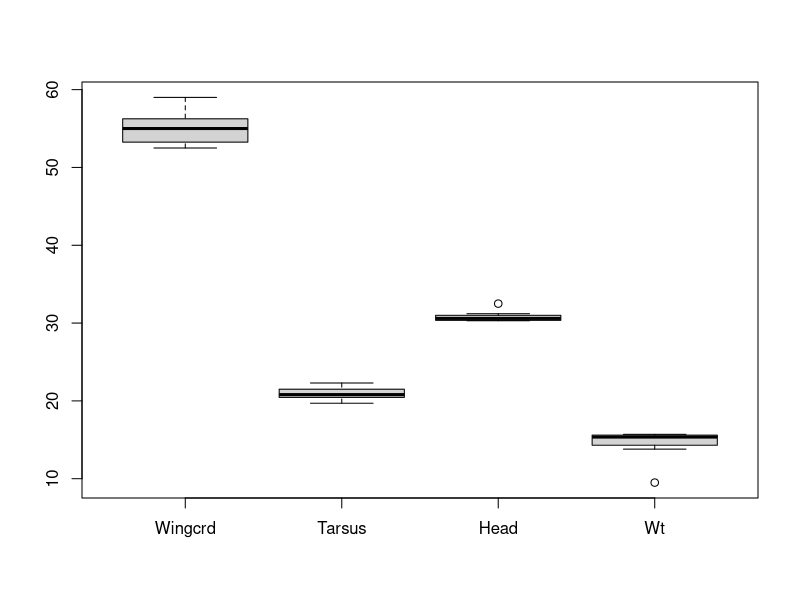

R code for this plot:
#EJERCICIO 5.
#Media, mediana y moda
Tarsus <- c(22.3, 19.7, 20.8, 20.3, 20.8, 21.5, 20.6,
            21.5)
Head <- c(31.2, 30.4, 30.6, 30.3, 30.3, 30.8, 32.5,
            NA)
Wt <- c(9.5, 13.8, 14.8, 15.2, 15.5, 15.6, 15.6,
          15.7)
 
Wingcrd <- c(59, 55, 53.5, 55, 52.5, 57.5, 53, 55)

sum(Head)
sum(Head, Wt)

#¿Sale bien el resultado?

#La opcion ‘‘na.rm = TRUE’’ sum retorna un resultado bueno
sum(Head, na.rm = TRUE)

#Formatos de datos
#Marco de datos
Example1 = data.frame(Wingcrd,Tarsus, Head, Wt)
#Realizar un boxplot para ver los datos
boxplot(Example1)
#matriz
matriz = as.matrix(cbind(Wingcrd,Tarsus, Head, Wt))
#Combinar variables en columna
Z <- cbind(Wingcrd, Tarsus, Head, Wt)
#cbind combinar varibles en una columna
#Acceder a valores de la primer columna
Example1[,1]
#Alternativamente, usar:
Example1[1 : 8, 1]

#Usar $ para acceder a variable... COLUMNA
mean(Example1$Tarsus)
median(Example1$Tarsus)
max(Example1$Tarsus)
min(Example1$Tarsus)

#OTRA
mean(Example1$Head, na.rm = TRUE)

#Guardar lo que hemos realizado
#¿Como saber en donde se guardará? 
#Ruta de trabajo en donde nos encontramos
getwd()

#Guardar separado por comas
write.table(Example1,
            file = "MaleSquid3.txt",
            sep = "")

#Guardar separado por tabs
write.table(Example1,
            file = "MaleSquid3.txt",
            sep = "\t")

